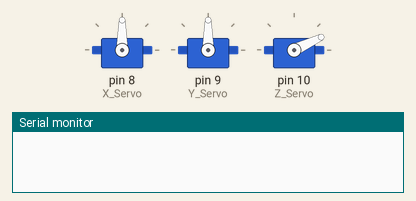
A sketch run on a simulated Arduino Uno, built with avr-gcc and run on an emulated ATmega328P. On the bench: 3 × servo, the last lines printed to the serial monitor. The local clock reads 2024-03-15 10:24:30 at power-on unless the sketch sets it.

Above: at 0.6 s.
At 6.4 s:
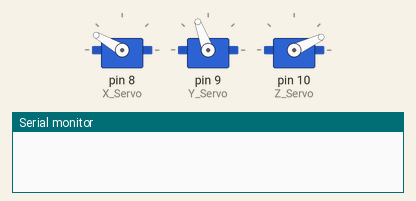
At 11.9 s:
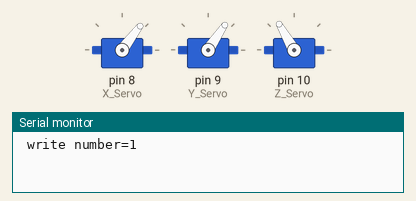
At 18.97 s:
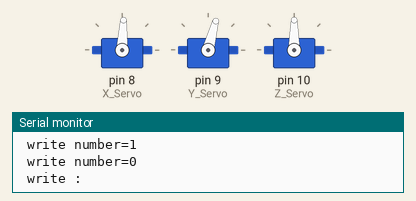
At 26.7 s:
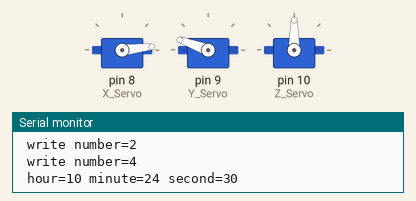
At 39.2 s:
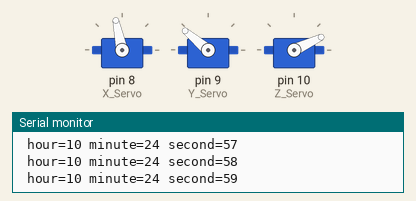
Timing chart, 0 to 40.0 s (numbered marks = the images above):
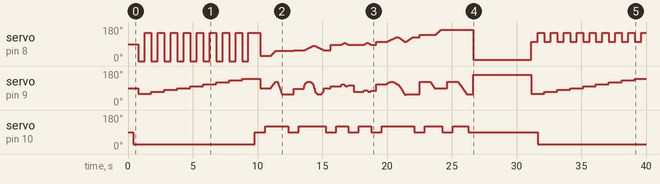

Measured:
- by itself, servo on pin 8 (X_Servo): 90° → 0° at 0.80 s, → 150° 0.50 s later, → 0° 0.50 s later, → 150° 0.50 s later, … (234 changes in this stretch)
- by itself, servo on pin 9 (Y_Servo): 90° → 60° at 0.80 s, → 70° 1.0 s later, → 80° 1.0 s later, → 90° 1.0 s later, … (217 changes in this stretch)
- by itself, servo on pin 10 (Z_Servo): 90° → 25° at 0.40 s, → 90° 9.4 s later, → 120° 0.80 s later, → 90° 1.8 s later, … (17 changes in this stretch)

The sketch:

DLD_final.ino
```cpp
  #include <Wire.h>
#include "RTClib.h"
#include <Servo.h>
//-------------------------------------------
RTC_DS1307 rtc;
unsigned int hh;
unsigned int mm;
int first_init = 1;


Servo X_Servo;
Servo Y_Servo;
Servo Z_Servo;

int x = 6;                  // min=6 max=180
int y = 178;                  // min=0 max=178
//int z = 100;                // Z_Pos = 140 for write , Z_Pos = 100 for space
//-------------------------------------------
void setup()
{
  Serial.begin(9600);
    if (! rtc.begin()) {
    Serial.println("Couldn't find RTC");
    while (1);
  }
  //rtc.adjust(DateTime(2016, 9, 24, 22, 59, 27));
  //rtc.adjust(DateTime(F(__DATE__),F(__TIME__)));
  if (! rtc.isrunning()) {
    Serial.println("RTC is NOT running!");
    // following line sets the RTC to the date & time this sketch was compiled
     //rtc.adjust(DateTime(2016, 9, 24, 13, 51, 10));
    // This line sets the RTC with an explicit date & time, for example to set
    // January 21, 2014 at 3am you would call:
    // rtc.adjust(DateTime(2014, 1, 21, 3, 0, 0));
  }

  X_Servo.attach(8);
  Y_Servo.attach(9);
  Z_Servo.attach(10);

  NotWrite();
}
//-------------------------------------------
void loop()
{
  DateTime now = rtc.now();
  unsigned int new_hh = now.hour();
  unsigned int new_mm = now.minute();

  if (first_init)
        Erase_board();

  if (mm != new_mm)
  {
    unsigned int Fhh_old = hh / 10;
    unsigned int Shh_old = hh % 10;
    unsigned int Fmm_old = mm / 10;
    unsigned int Smm_old = mm % 10;
    int board_erased = 0;
    hh = new_hh;
    mm = new_mm;
    unsigned int Fhh_new = hh / 10;
    unsigned int Shh_new = hh % 10;
    unsigned int Fmm_new = mm / 10;
    unsigned int Smm_new = mm % 10;

    x = 28;
    if ((Fhh_old != Fhh_new) || (first_init))
    {
      if (!first_init)
      {
        Erase_digit(x);
        board_erased = 1;
      }
      PenWrite(hh / 10);
    }
    x += 29;
    if ((Shh_old != Shh_new) || (first_init))
    {
      if ((!first_init) && (!board_erased))
      {
        Erase_digit(x-2);
        board_erased = 1;
      }
      PenWrite(hh % 10);
    }
    x += 28;
    if ((first_init) || (board_erased))
      PenWrite(10);
    x += 17;
    if ((Fmm_old != Fmm_new) || (first_init))
    {
      if ((!first_init) && (!board_erased))
      {
        Erase_digit(x);
        board_erased = 1;
      }
      PenWrite(mm / 10);
    }

    x += 38;
    if ((Smm_old != Smm_new) || (first_init))
    {
      if ((!first_init) && (!board_erased))
      {
        Erase_digit(x-9);
        board_erased = 1;
      }
      PenWrite(mm % 10);
    }
    board_erased = 0;
  }

  first_init = 0;
  Serial.write(" hour=");
  Serial.print(new_hh);
  Serial.write(" minute=");
  Serial.print(new_mm);
  Serial.write(" second=");
  Serial.print(now.second());
  Serial.print("\n");

  Go_to_with_delay(6,160, 15);
  delay(1000);

}

//-------------------------------------------
void Write()
{
  Z_Servo.write(120);
  delay(400);
}
//-------------------------------------------
void NotWrite()
{
  Z_Servo.write(90);
  delay(400);
}
//-------------------------------------------
void Erase_board()
{
  Z_Servo.write(25);
  delay(400);
  for (y=60 ; y<=140 ; y=y+10)
  {
    Go_to_with_delay(0, y, 500);
    Go_to_with_delay(150, y, 500);
  }
  NotWrite();
}
//-------------------------------------------
void Erase_digit(int x)
{
  delay(400);
  for (y=60 ; y<=140 ; y=y+10)
  {
    Go_to_with_delay(x-29, y, 500);
    Z_Servo.write(25);
    Go_to_with_delay(150, y, 500);
  }
  NotWrite();
}
//-------------------------------------------
void Go_to(int x,int y)
{
  Y_Servo.write(y);
  X_Servo.write(x);
  delay(400);
}
//-------------------------------------------
void Go_to_with_delay(int x,int y, int delayed)
{
  Y_Servo.write(y);
  X_Servo.write(x);
  delay(delayed);
}
//-------------------------------------------
void upper_cycle(double x_start, double x_end , double a , double b, double delayed)
{
  double yy = 0;
  double r = x_end - a;
  for (double xx = x_start ; xx <= x_end ; xx++ )
  {
    yy = sqrt ( sq(r) - sq(xx-a) ) + b;
    Go_to_with_delay(xx,yy,delayed);
    /*
    Serial.write(" x=");
    Serial.print(xx);
    Serial.write(" y=");
    Serial.print(yy);
    Serial.print("\n");
    */
  }
  delay(100);
}
//-------------------------------------------
void lower_cycle(double x_start, double x_end , double a , double b, double delayed)
{
  double yy = 0;
  double r = x_end - a;
  for (double xx = x_end ; xx >= x_start ; xx-- )
  {
    yy = -sqrt ( sq(r) - sq(xx-a) ) + b;
    Go_to_with_delay(xx,yy,delayed);
    /*
    Serial.write(" x=");
    Serial.print(xx);
    Serial.write(" y=");
    Serial.print(yy);
    Serial.print("\n");
    */
  }
  delay(100);
}
//-------------------------------------------
void Linear_Right(double x_start, double y_start, double x_end, double y_end, double delayed)
{
  double m = (y_end - y_start) / (x_end - x_start);
  double yy = 0;
  for (double xx = x_start ; xx <= x_end ; xx++ )
  {
    yy = m*(xx - x_start) + y_start;
    Go_to_with_delay(xx,yy,delayed);
    /*
    Serial.write(" x=");
    Serial.print(xx);
    Serial.write(" y=");
    Serial.print(yy);
    Serial.print("\n");
    */
  }
  delay(100);
}
//-------------------------------------------
void Linear_Left(double x_start, double y_start, double x_end, double y_end, double delayed)
{
  double m = (y_end - y_start) / (x_end - x_start);
  double yy = 0;
  for (double xx = x_start ; xx >= x_end ; xx-- )
  {
    yy = m*(xx - x_start) + y_start;
    Go_to_with_delay(xx,yy,delayed);
    /*
    Serial.write(" x=");
    Serial.print(xx);
    Serial.write(" y=");
    Serial.print(yy);
    Serial.print("\n");
    */
  }
  delay(100);
}    //Linear_Left(x+30, 130, x, 50, 30);
//-------------------------------------------
void Linear_down(double x_start, double y_start, double y_end, double delayed)
{
  for (double yy = y_start ; yy >= y_end ; yy-- )
  {
    Go_to_with_delay(x_start,yy,delayed);
    /*
    Serial.write(" x=");
    Serial.print(x_start);
    Serial.write(" y=");
    Serial.print(yy);
    Serial.print("\n");
    */
  }
  delay(100);
}    //Linear_down(x_start, y_start, y_end, 15);
//-------------------------------------------
void Ellipse(double x_center, double y_center, double x_lenght , double y_lenght,  double delayed)
{
    //upper Ellipse
  double yy = 0;
  for (double xx = -12.5 ; xx <= 12.5 ; xx++ )
  {
    yy = sqrt(1-sq(xx/x_lenght))*y_lenght+y_center;
    Go_to_with_delay(xx+x_center,yy,delayed);
    /*
    Serial.write(" x=");
    Serial.print(xx+x_center);
    Serial.write(" y=");
    Serial.print(yy);
    Serial.print("\n");
    */
  }

  //lower Ellipse
  yy = 0;
  for (double xx = 12.5 ; xx >= -12.5 ; xx-- )
  {
    yy = -sqrt(1-sq(xx/x_lenght))*y_lenght+y_center;
    Go_to_with_delay(xx+x_center,yy,delayed);
    /*
    Serial.write(" x=");
    Serial.print(xx+x_center);
    Serial.write(" y=");
    Serial.print(yy);
    Serial.print("\n");
    */
  }
  delay(100);
}
//-------------------------------------------
void Ellipse_to_left(double x_start, double x_end, double x_center, double x_lenght, double y_center, double y_lenght, int sign, double delayed)
{
  double yy = 0;
  for (double xx = x_start-x_center ; xx >= x_end-x_center ; xx-- )
  {
    yy = sign*sqrt(1-sq(xx/x_lenght))*y_lenght+y_center;
    Go_to_with_delay(xx+x_center,yy,delayed);
    /*
    Serial.write(" x=");
    Serial.print(xx+x_center);
    Serial.write(" y=");
    Serial.print(yy);
    Serial.print("\n");
    */
  }
}
//-------------------------------------------
void Ellipse_to_right(double x_start, double x_end, double x_center, double x_lenght, double y_center, double y_lenght, int sign, double delayed)
{

  double yy = 0;
  for (double xx = x_start-x_center ; xx <= x_end-x_center ; xx++ )
  {
    yy = sign*sqrt(1-sq(xx/x_lenght))*y_lenght+y_center;
    Go_to_with_delay(xx+x_center,yy,delayed);
    /*
    Serial.write(" x=");
    Serial.print(xx+x_center);
    Serial.write(" y=");
    Serial.print(yy);
    Serial.print("\n");
    */
  }
}
//-------------------------------------------
void PenWrite(int number)
{
  switch (number)
  {
    case 0:
    Serial.write(" write number=");
    Serial.print(number);
    Serial.print("\n");
    Go_to (x    , 85);
    Write();
    Ellipse(x+12.5, 90 , 12.5 , 34, 30);
    NotWrite();
    break;
    //Ellipse(x_center, y_center, x_lenght , y_lenght, delayed)
    case 1:
    Serial.write(" write number=");
    Serial.print(number);
    Serial.print("\n");
    Go_to (x    , 90);
    Write();
    Linear_Right(x, 90, x+25, 124, 15);
    delay(30);
    Linear_down(x+25, 124, 56, 5);
    Go_to (x+25 , 56);
    NotWrite();
    break;
    // Linear_Right(x_start, y_start, x_end, y_end, delayed)
    // Linear_down(x_start, y_start, y_end, delayed)
    case 2:
    Serial.write(" write number=");
    Serial.print(number);
    Serial.print("\n");
    Go_to (x   , 110);
    Write();
    upper_cycle (x, x+25 , x+12.5 , 110, 30);
    Linear_Left(x+25, 110, x, 56, 20);
    Linear_Right(x, 56, x+25, 56, 20);
    NotWrite();
    break;
    //upper_cycle(x_start, x_end , a , b, delayed)
    // Linear_Left(x_start, y_start, x_end, y_end, delayed)
    // Linear_Right(x_start, y_start, x_end, y_end, delayed)
    case 3:
    Serial.write(" write number=");
    Serial.print(number);
    Serial.print("\n");
    Go_to (x   , 125);
    Write();
    upper_cycle (x, x+22 , x+5 , 107, 25);
    lower_cycle (x, x+22 , x+5 , 107, 25);
    upper_cycle (x, x+22 , x+5 , 73, 25);
    lower_cycle (x, x+22 , x+5 , 73, 25);
    NotWrite();
    break;
    //upper_cycle(x_start, x_end , a , b, delayed)
    //lower_cycle(x_start, x_end , a , b, delayed)
    case 4:
    Serial.write(" write number=");
    Serial.print(number);
    Serial.print("\n");
    Go_to (x, 124);
    Write();
    Linear_down(x, 124, 90, 10);
    Linear_Right(x, 90, x+25, 90, 15);
    NotWrite();
    Go_to (x+25, 124);
    Write();
    Linear_down(x+25, 124, 56, 10);
    NotWrite();
    break;
    // Linear_Left(x_start, y_start, x_end, y_end, delayed)
    // Linear_Right(x_start, y_start, x_end, y_end, delayed)
    // Linear_down(x_start, y_start, y_end, delayed)
    case 5:
    Serial.write(" write number=");
    Serial.print(number);
    Serial.print("\n");
    Go_to (x,124);
    Write();
    Linear_down(x, 124, 100, 10);
    upper_cycle (x, x+25 , x+3.7 , 76, 15);
    lower_cycle (x, x+25 , x+3.7 , 76, 15);
    NotWrite();
    Go_to (x,124);
    Write();
    Linear_Right(x, 124, x+25, 124, 15);
    NotWrite();
    break;
    // Linear_down(x_start, y_start, y_end, delayed)
    // upper_cycle(x_start, x_end , a , b, delayed)
    // lower_cycle(x_start, x_end , a , b, delayed)
    case 6:
    Serial.write(" write number=");
    Serial.print(number);
    Serial.print("\n");
    Go_to (x+25,124);
    Write();
    Ellipse_to_left (x+25, x     , x+25  , 25  , 90, 34,  1, 25);
    Ellipse_to_right(x   , x+12.5, x+12.5, 12.5, 90, 34, -1, 25);
    Ellipse_to_right(x+12.5, x+25, x+12.5, 12.5, 70, 14, -1, 25);
    Ellipse_to_left (x+25, x   , x+12.5, 12.5, 70, 20,  1, 25);
    NotWrite();
    break;
    //Ellipse_to_left(x_start, x_end, x_center, x_lenght, y_center, y_lenght, sign, delayed)
    case 7:
    Serial.write(" write number=");
    Serial.print(number);
    Serial.print("\n");
    Go_to (x,124);
    Write();
    Linear_Right(x, 124, x+25, 124, 15);
    Linear_Left(x+25, 124, x, 56, 15);
    NotWrite();
    Go_to (x+5, 90);
    Write();
    Linear_Right(x+5, 90, x+25, 90, 15);
    NotWrite();
    break;

    case 8:
    Serial.write(" write number=");
    Serial.print(number);
    Serial.print("\n");
    Go_to (x+12.5,124);
    Write();
    Ellipse_to_left (x+12.5, x, x+12.5, 12.5, 107, 17, 1, 25);
    Ellipse_to_right(x, x+12.5, x+12.5, 12.5, 107, 17, -1, 25);
    Ellipse_to_right(x+12.5, x+25, x+12.5, 12.5, 73, 17, 1, 25);
    Ellipse_to_left (x+25, x, x+12.5, 12.5, 73, 17, -1, 25);
    Ellipse_to_right(x, x+12.5, x+12.5, 12.5, 73, 17, 1, 25);
    Ellipse_to_right(x+12.5, x+25, x+12.5, 12.5, 107, 17, -1, 25);
    Ellipse_to_left (x+25, x+12.5, x+12.5, 12.5, 107, 17, 1, 25);
    NotWrite();
    break;
    //Ellipse_to_left(x_start, x_end, x_center, x_lenght, y_center, y_lenght, sign, delayed)
    case 9:
    Serial.write(" write number=");
    Serial.print(number);
    Serial.print("\n");
    Go_to (x+25   , 105);
    Write();
    Ellipse_to_left (x+25, x, x+12.5, 12.5, 107, 17, 1, 25);
    Ellipse_to_right(x, x+25, x+12.5, 12.5, 107, 17, -1, 25);
    Linear_down(x+25, 107, 56, 5);
    delay(30);
    NotWrite();
    //Linear_down(x_start, y_start, y_end, delayed)
    break;

    case 10: // 2 dots
    Serial.write(" write :");
    Serial.print("\n");
    Go_to (x+2.5   , 100);
    Write();
    Ellipse_to_right(x+2.5, x+12.5, x+7.5, 5, 105, 5, 1, 25);
    Ellipse_to_left (x+12.5, x+2.5, x+7.5, 5, 105, 5, -1, 25);
    //upper_cycle (x+2.5, x+12.5 , x+7.5 , 105, 50);
    //lower_cycle (x+2.5, x+12.5 , x+7.5 , 105, 50);
    NotWrite();
    Go_to (x+2.5   , 70);
    Write();
    Ellipse_to_right(x+2.5, x+12.5, x+7.5, 5, 75, 5, 1, 25);
    Ellipse_to_left (x+12.5, x+2.5, x+7.5, 5, 75, 5, -1, 25);
    //upper_cycle (x+2.5, x+12.5 , x+7.5 , 75, 50);
    //lower_cycle (x+2.5, x+12.5 , x+7.5 , 75, 50);
    NotWrite();
    //upper_cycle(x_start, x_end , a , b, delayed)
    break;
  }
}
```
